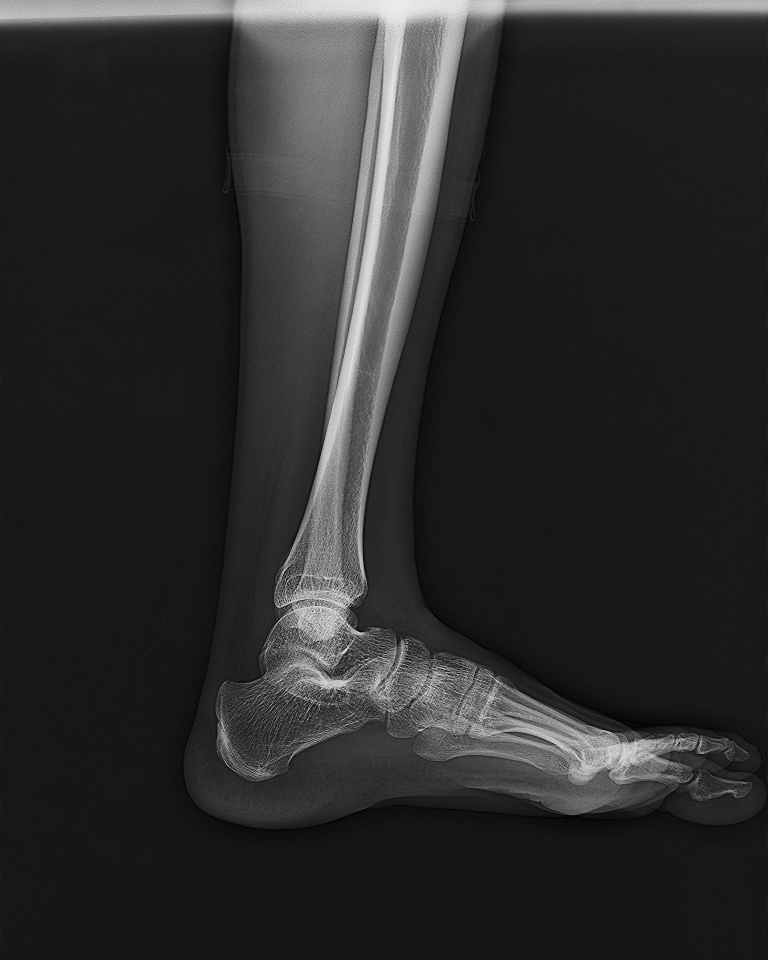
#> input picture Dataset_FracAtlas/images/EDGE_ENHANCE_MORE/IMG0000029.jpg, 2304 x 2880 px, found by its file name (shown at 1/3 size); its folder holds 4 pictures in this run
$ python Augmentation.py
#> lines starting #> are read from the running program, lines starting #| are printed output that depends on the picture
from PIL import Image, ImageFilter
import os
input_directory = 'C:/Users/paulz/Documents/ProgrammingDigitalProjects_v2/Dataset_FracAtlas/images/edge_enhance_more'
output_directory = 'C:/Users/paulz/Documents/ProgrammingDigitalProjects_v2/Dataset_FracAtlas/images/doubled'

target_size = (373,373)

from PIL.ImageFilter import (
   BLUR, CONTOUR, DETAIL, EDGE_ENHANCE, EDGE_ENHANCE_MORE,
   EMBOSS, FIND_EDGES, SMOOTH, SMOOTH_MORE, SHARPEN
)


for filename in os.listdir(input_directory):
    if filename.endswith(".jpg") or filename.endswith(".jpeg"):
        img_path = os.path.join(input_directory, filename)
        #filename = filename[:-4] + '_zoomed.jpg'
        img = Image.open(img_path)
#> img is the input picture: PIL image 2304x2880 L; min 0, max 255, mean 44.1

        breite, höhe = img.size
#> breite = 2304; höhe = 2880
        neue_breite = int(breite*0.9)
#> neue_breite = 2073
        neue_höhe = int(höhe*0.9)
#> neue_höhe = 2592
        links = (breite - neue_breite) // 2
#> links = 115
        oben = (höhe - neue_höhe) // 2
#> oben = 144
        rechts = links + neue_breite
#> rechts = 2188
        unten = oben + neue_höhe
#> unten = 2736

        img = img.filter(CONTOUR)
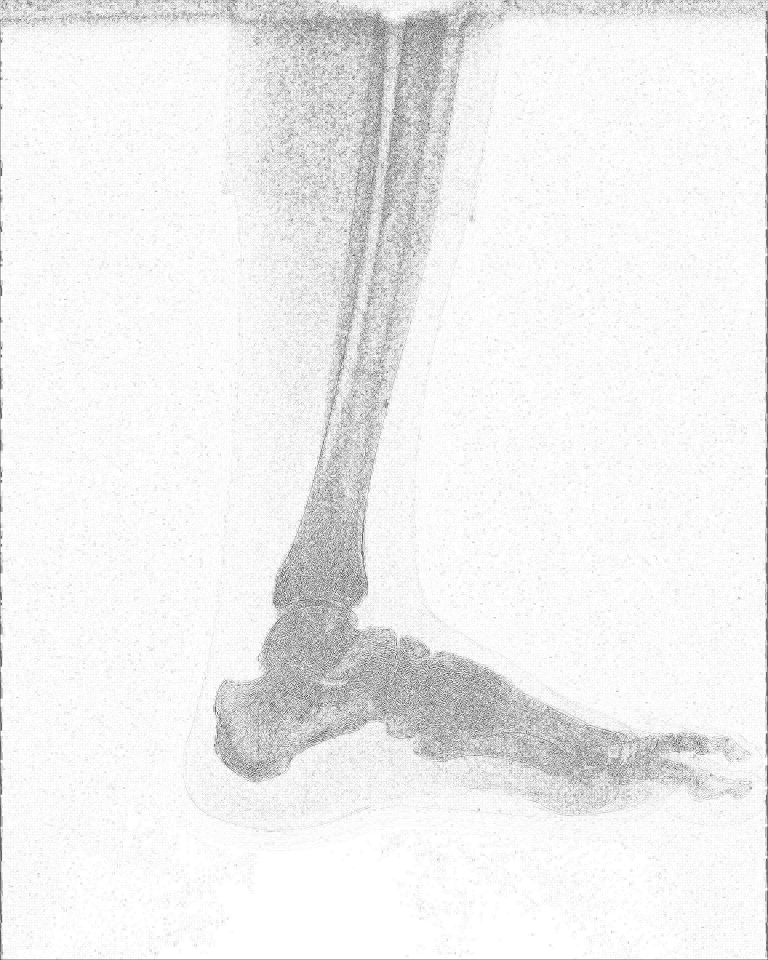
#> img: PIL image 2304x2880 L (shown at 1/3 size); min 0, max 255, mean 239.4


        output_path = os.path.join(output_directory,filename)
        img.save(output_path)
#> pass 2 of the loop `for filename in os.listdir(input_directory):`:
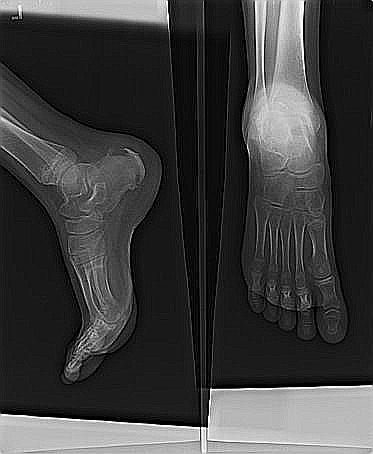
#> input picture Dataset_FracAtlas/images/EDGE_ENHANCE_MORE/IMG0000393.jpg, 373 x 454 px, found by its file name
#> img is the input picture: PIL image 373x454 RGB; min 0, max 255, mean 61.5
#> `img = img.filter(CONTOUR)`:
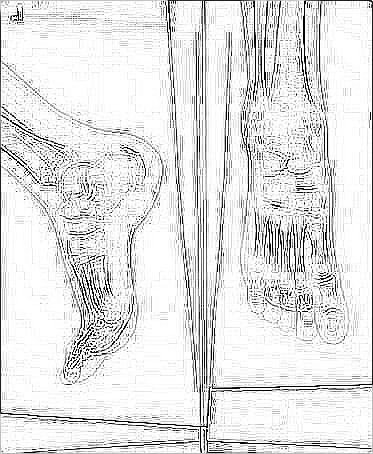
#> img: PIL image 373x454 RGB; min 0, max 255, mean 227.2
#> pass 3 of the loop `for filename in os.listdir(input_directory):`:
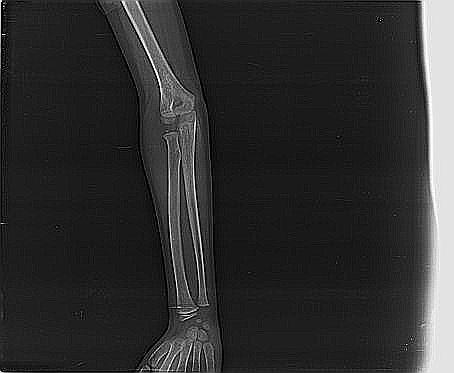
#> input picture Dataset_FracAtlas/images/EDGE_ENHANCE_MORE/IMG0000511.jpg, 454 x 373 px, found by its file name
#> img is the input picture: PIL image 454x373 RGB; min 0, max 255, mean 47.8
#> `img = img.filter(CONTOUR)`:
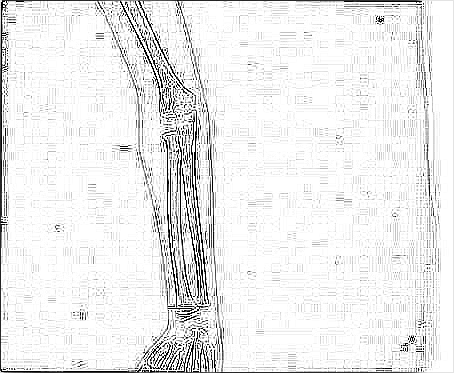
#> img: PIL image 454x373 RGB; min 0, max 255, mean 236.1
#> the loop made 4 passes; the first 3 are shown
